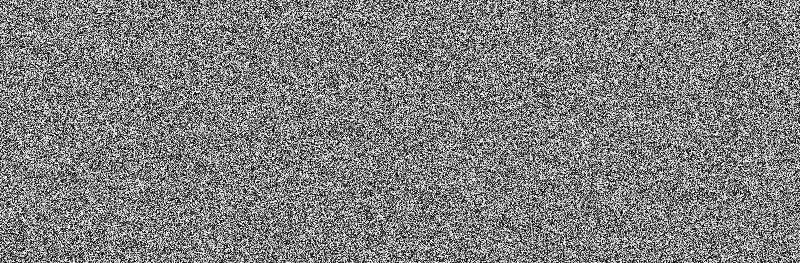
%> input picture image feature/pics/random.tif, 800 x 263 px
$ octave grayMatrix.m   (GNU Octave 9; MATLAB toolbox functions it lacks are replaced by stand-ins)
%> lines starting %> are read from the running program, lines starting %| are printed output that depends on the picture
close all;clear;clc;

%% 归一化灰度共生矩阵
I = imread('random.tif');
%> I is the input picture: size 263x800 uint8; min 0, max 255, mean 127.5
% offset决定了所检测的纹理模式
glcms = graycomatrix(I,'NumLevels',256,'offset',[0,1]);
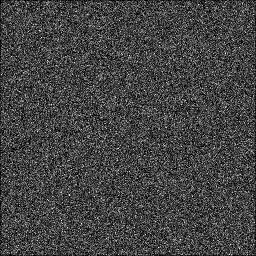
%> glcms: size 256x256 double; min 0, max 12, mean 3.21; drawn with min black and max white
% 归一化灰度共生矩阵
normGlcms = glcms / sum(glcms(:));

%% 常见的6个描述子
% 最大概率
colNormGlcms = normGlcms(:);
maxProbability = max(colNormGlcms);
%> maxProbability = 5.71e-05
% 熵
newColNormGlcms = colNormGlcms(colNormGlcms ~= 0);
entropy = - sum(newColNormGlcms .* log2(newColNormGlcms));
%> entropy = 15.75
% 函数graycoprops支持4种属性
% 分别是相关性、对比度、均匀性和同质性
stats = graycoprops(glcms,'all');
%> stats = {Contrast 10838.3, Correlation -0.000473, Energy 2.01e-05, Homogeneity 0.0366}

$ run again, with image feature/pics/airport.tif copied over image feature/pics/random.tif
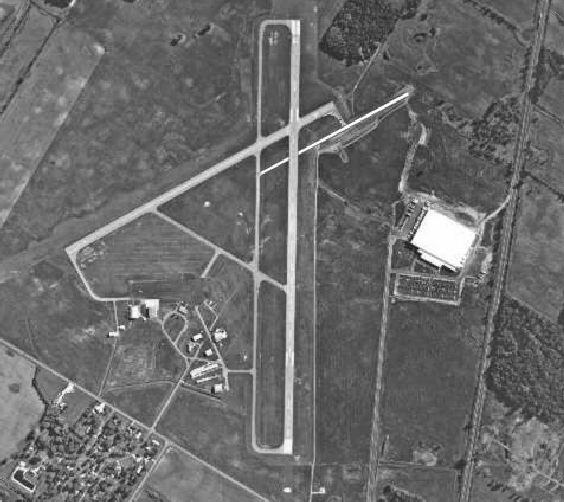
%> input picture image feature/pics/airport.tif, 564 x 502 px
%> I is the input picture: size 502x564 uint8; min 19, max 255, mean 106.4
%> `glcms = graycomatrix(I,'NumLevels',256,'offset',[0,1]);`:
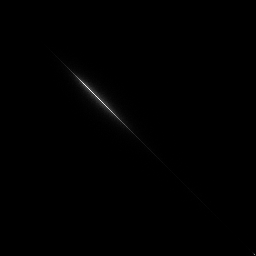
%> glcms: size 256x256 double; min 0, max 1289, mean 4.3; drawn with min black and max white
%> maxProbability = 0.00456
%> entropy = 11.51
%> stats = {Contrast 194, Correlation 0.901, Energy 0.00102, Homogeneity 0.381}
